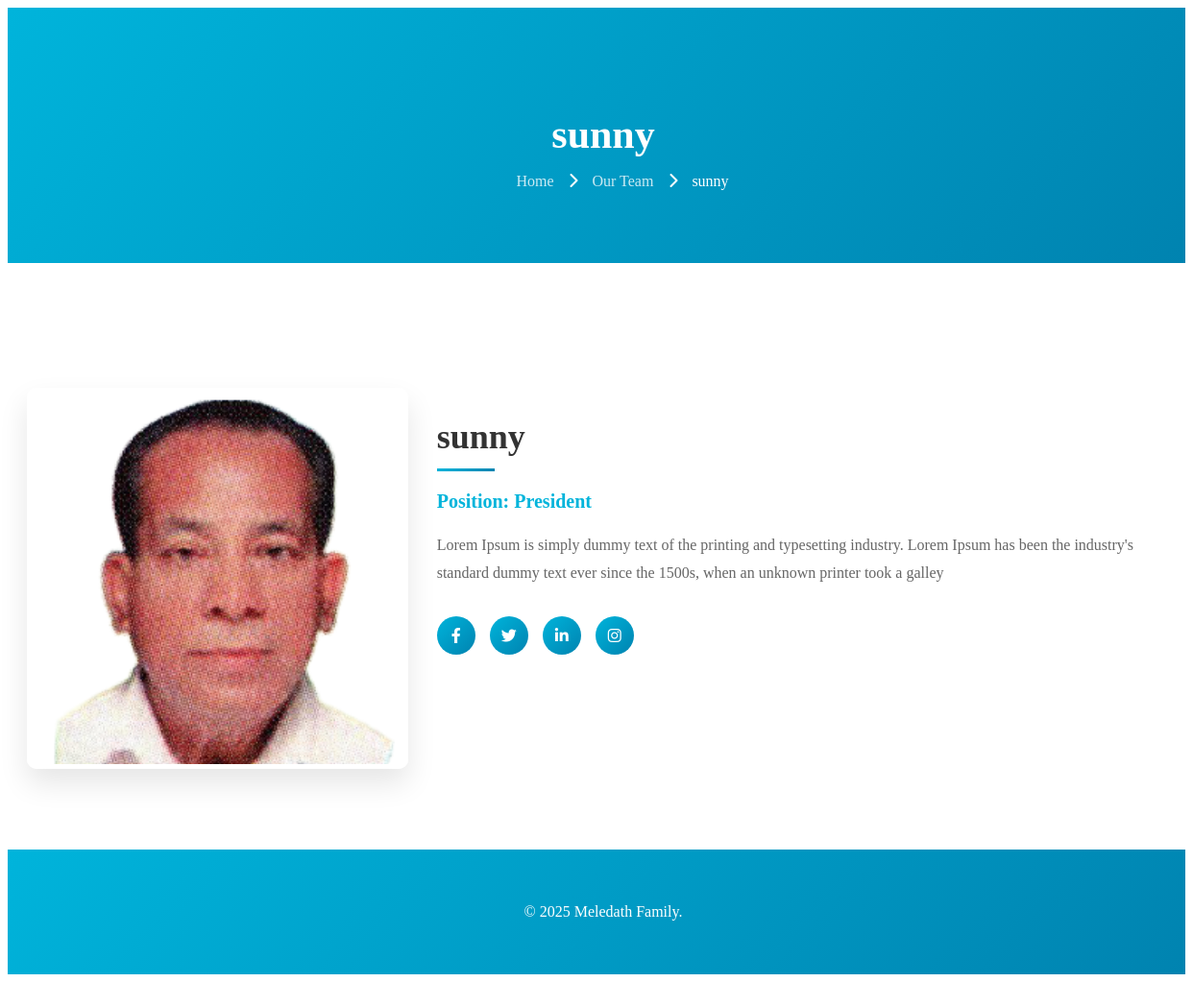
Screenshot of /team/001/ with the database file from the repository.
### app1/models.py (models this page shows, shortened)
class TeamMember(models.Model):
    name = models.CharField(max_length=100)
    position = models.CharField(max_length=100)
    image = models.ImageField(upload_to='team/')
    bio = models.TextField(blank=True)
    slug = models.SlugField(unique=True)
    facebook = models.URLField(blank=True)
    twitter = models.URLField(blank=True)
    linkedin = models.URLField(blank=True)
    instagram = models.URLField(blank=True)
    is_women_association = models.BooleanField(default=False)
    gender = models.CharField(
        max_length=10,
        choices=(('Male', 'Male'), ('Female', 'Female')),
        blank=True
    )

### app1/views.py (the view)
# urls.py: path("team/<slug:slug>/", views.team_detail, name="team_detail"),
def team_detail(request, slug):
    member = get_object_or_404(TeamMember, slug=slug)
    return render(request, 'team-member-detail.html', {'member': member})

### templates/team-member-detail.html (shortened to what this page needs)
{% load static %}
<!DOCTYPE html>
<html lang="en">
<head>
    <link rel="stylesheet" href="https://cdnjs.cloudflare.com/ajax/libs/font-awesome/6.4.0/css/all.min.css">
</head>
<body>
    <header class="page-header">
        <div class="container">
            <h1 class="page-title">{{ member.name }}</h1>
            <ul class="breadcrumb">
                <li><a href="/">Home</a></li>
                <li class="separator"><i class="fas fa-chevron-right"></i></li>
                <li><a href="{% url 'team' %}">Our Team</a></li>
                <li class="separator"><i class="fas fa-chevron-right"></i></li>
                <li>{{ member.name }}</li>
            </ul>
        </div>
    </header>
    <section class="member-section">
        <div class="container">
            <div class="member-container">
                <div class="member-image">
                    <img src="{{ member.image.url }}" class="img-fluid rounded" alt="{{ member.name }}">
                </div>
                <div class="member-info">
                    <h2 class="member-name">{{ member.name }}</h2>
                    <p class="member-position"><strong>Position:</strong> {{ member.position }}</p>
                    <p class="member-bio">{{ member.bio }}</p>
                    <div class="social-links">
                        {% if member.facebook %}
                            <a href="{{ member.facebook }}" target="_blank"><i class="fab fa-facebook-f"></i></a>
                        {% endif %}
                        {% if member.twitter %}
                            <a href="{{ member.twitter }}" target="_blank"><i class="fab fa-twitter"></i></a>
                        {% endif %}
                        {% if member.linkedin %}
                            <a href="{{ member.linkedin }}" target="_blank"><i class="fab fa-linkedin-in"></i></a>
                        {% endif %}
                        {% if member.instagram %}
                            <a href="{{ member.instagram }}" target="_blank"><i class="fab fa-instagram"></i></a>
                        {% endif %}
                    </div>
                </div>
            </div>
        </div>
    </section>
    <footer class="footer">
        <div class="container">
            <p>&copy; {% now "Y" %} Meledath Family.</p>
        </div>
    </footer>
</body>
</html>

### rows the page displays
TeamMember: name "sunny", image (picture), position "President", bio "Lorem Ipsum is simply dummy text of the printing and typesetting industry. Lorem Ipsum has been the industry's standard dummy text ever since the 1500s, when an unknown printer took a galley"
